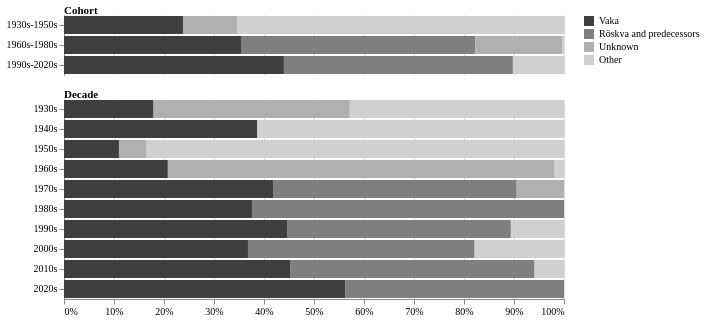

Notebook cell for this chart:
### Markdown cell above
### **Temporal Changes in Student Association Representation**

### Code cell
def make_stacked_chart(agg, group_col, group_order, header_label, show_x_axis=True, show_legend=True):

    # Create the main stacked bar chart
    bars = alt.Chart(agg).mark_bar(size=18).encode(
        # Set y-axis to group column with specified order, no title
        y=alt.Y(f"{group_col}:N", sort=group_order, title=None),
        # Set x-axis to proportions with normalized stacking
        x=alt.X(
            "prop:Q",
            stack="normalize",
            title=None,
            # Show percentage format if x-axis is visible, otherwise hide all axis elements
            axis=alt.Axis(format="%") if show_x_axis else alt.Axis(labels=False, ticks=False, domain=False)
        ),
        # Color bars by student association with custom color scheme
        color=alt.Color(
            "student_association:N",
            sort=assn_order,
            scale=alt.Scale(domain=assn_order, range=colors),
            # Show legend only if specified
            legend=alt.Legend(title=None) if show_legend else None
        ),
        # Order bars by association order in ascending sequence
        order=alt.Order("assn_order:Q", sort="ascending")
    ).properties(width=500)

    # Create header label data for the chart
    header_df = pd.DataFrame({
        group_col: [group_order[0]],  # Use first group for positioning
        "x0": [0],                    # Position at x=0
        "label": [header_label]       # Header text to display
    })

    # Create header text element with custom styling
    header = alt.Chart(header_df).mark_text(
        align="left",        # Left-align text
        baseline="bottom",   # Align to bottom baseline
        dy=-9,              # Offset text upward by 9 pixels
        fontWeight="bold",   # Make text bold
        fontSize=11         # Set font size
    ).encode(
        y=f"{group_col}:N",  # Position on y-axis
        x="x0:Q",           # Position on x-axis
        text="label:N"      # Text content to display
    )

    # Combine header and bars into single chart
    return header + bars


# Create aggregated data for cohort and decade groupings
agg_cohort = make_agg(leaders, "cohort", cohort_order)
agg_decade = make_agg(leaders, "student_year_decade", decade_order)

# Create cohort chart (no x-axis, with legend)
cohort_chart = make_stacked_chart(
    agg_cohort,
    group_col="cohort",
    group_order=cohort_order,
    header_label="Cohort",
    show_x_axis=False,  # Hide x-axis for top chart
    show_legend=True    # Show legend on top chart
)

# Create decade chart (with x-axis, no legend)
decade_chart = make_stacked_chart(
    agg_decade,
    group_col="student_year_decade",
    group_order=decade_order,
    header_label="Decade",
    show_x_axis=True,   # Show x-axis for bottom chart
    show_legend=False   # Hide legend on bottom chart
)

# Combine charts vertically with custom styling
chart = alt.vconcat(
    cohort_chart,
    decade_chart,
    spacing=14          # Add spacing between charts
).configure_view(
    stroke=None         # Remove chart border
).configure_axis(
    labelFont="Times New Roman",  # Set axis label font
    titleFont="Times New Roman"   # Set axis title font
).configure_text(
    font="Times New Roman"        # Set text font
).configure_legend(
    labelFont="Times New Roman",  # Set legend label font
    titleFont="Times New Roman"   # Set legend title font
)

# Display the final chart
chart

# Uncomment to save chart as high-resolution PNG
# chart.save("association_stacked_bar.png", scale_factor=3)

### Figure 1 — Vega-Lite specification as saved in the notebook (floating-point values rounded to 4 significant figures)
{"config": {"view": {"continuousWidth": 300, "continuousHeight": 300, "stroke": null}, "axis": {"labelFont": "Times New Roman", "titleFont": "Times New Roman"}, "legend": {"labelFont": "Times New Roman", "titleFont": "Times New Roman"}, "text": {"font": "Times New Roman"}}, "vconcat": [{"layer": [{"data": {"name": "data-89fce65729e21047723533555517d2cb"}, "mark": {"type": "text", "align": "left", "baseline": "bottom", "dy": -9, "fontSize": 11, "fontWeight": "bold"}, "encoding": {"text": {"field": "label", "type": "nominal"}, "x": {"field": "x0", "type": "quantitative"}, "y": {"field": "cohort", "type": "nominal"}}}, {"data": {"name": "data-8484530b8a447e2b7b0502ef4fba97c1"}, "mark": {"type": "bar", "size": 18}, "encoding": {"color": {"field": "student_association", "legend": {"title": null}, "scale": {"domain": ["Vaka", "Röskva and predecessors", "Unknown", "Other"], "range": ["#3f3f3f", "#7f7f7f", "#b0b0b0", "#d0d0d0"]}, "sort": ["Vaka", "Röskva and predecessors", "Unknown", "Other"], "type": "nominal"}, "order": {"field": "assn_order", "sort": "ascending", "type": "quantitative"}, "x": {"axis": {"domain": false, "labels": false, "ticks": false}, "field": "prop", "stack": "normalize", "title": null, "type": "quantitative"}, "y": {"field": "cohort", "sort": ["1930s-1950s", "1960s-1980s", "1990s-2020s"], "title": null, "type": "nominal"}}}], "width": 500}, {"layer": [{"data": {"name": "data-ad1fad202b84ad7557767d258d957fc9"}, "mark": {"type": "text", "align": "left", "baseline": "bottom", "dy": -9, "fontSize": 11, "fontWeight": "bold"}, "encoding": {"text": {"field": "label", "type": "nominal"}, "x": {"field": "x0", "type": "quantitative"}, "y": {"field": "student_year_decade", "type": "nominal"}}}, {"data": {"name": "data-a7e435a40ec199ea77b628fd44e26992"}, "mark": {"type": "bar", "size": 18}, "encoding": {"color": {"field": "student_association", "legend": null, "scale": {"domain": ["Vaka", "Röskva and predecessors", "Unknown", "Other"], "range": ["#3f3f3f", "#7f7f7f", "#b0b0b0", "#d0d0d0"]}, "sort": ["Vaka", "Röskva and predecessors", "Unknown", "Other"], "type": "nominal"}, "order": {"field": "assn_order", "sort": "ascending", "type": "quantitative"}, "x": {"axis": {"format": "%"}, "field": "prop", "stack": "normalize", "title": null, "type": "quantitative"}, "y": {"field": "student_year_decade", "sort": ["1930s", "1940s", "1950s", "1960s", "1970s", "1980s", "1990s", "2000s", "2010s", "2020s"], "title": null, "type": "nominal"}}}], "width": 500}], "spacing": 14, "$schema": "https://vega.github.io/schema/vega-lite/v5.20.1.json", "datasets": {"data-89fce65729e21047723533555517d2cb": [{"cohort": "1930s-1950s", "x0": 0, "label": "Cohort"}], "data-8484530b8a447e2b7b0502ef4fba97c1": [{"cohort": "1930s-1950s", "student_association": "Other", "count": 162, "prop": 0.6532, "assn_order": 4}, {"cohort": "1930s-1950s", "student_association": "Unknown", "count": 27, "prop": 0.1089, "assn_order": 3}, {"cohort": "1930s-1950s", "student_association": "Vaka", "count": 59, "prop": 0.2379, "assn_order": 1}, {"cohort": "1960s-1980s", "student_association": "Other", "count": 1, "prop": 0.003623, "assn_order": 4}, {"cohort": "1960s-1980s", "student_association": "Röskva and predecessors", "count": 129, "prop": 0.4674, "assn_order": 2}, {"cohort": "1960s-1980s", "student_association": "Unknown", "count": 48, "prop": 0.1739, "assn_order": 3}, {"cohort": "1960s-1980s", "student_association": "Vaka", "count": 98, "prop": 0.3551, "assn_order": 1}, {"cohort": "1990s-2020s", "student_association": "Other", "count": 34, "prop": 0.1024, "assn_order": 4}, {"cohort": "1990s-2020s", "student_association": "Röskva and predecessors", "count": 152, "prop": 0.4578, "assn_order": 2}, {"cohort": "1990s-2020s", "student_association": "Vaka", "count": 146, "prop": 0.4398, "assn_order": 1}], "data-ad1fad202b84ad7557767d258d957fc9": [{"student_year_decade": "1930s", "x0": 0, "label": "Decade"}], "data-a7e435a40ec199ea77b628fd44e26992": [{"student_year_decade": "1930s", "student_association": "Other", "count": 24, "prop": 0.4286, "assn_order": 4}, {"student_year_decade": "1930s", "student_association": "Unknown", "count": 22, "prop": 0.3929, "assn_order": 3}, {"student_year_decade": "1930s", "student_association": "Vaka", "count": 10, "prop": 0.1786, "assn_order": 1}, {"student_year_decade": "1940s", "student_association": "Other", "count": 62, "prop": 0.6139, "assn_order": 4}, {"student_year_decade": "1940s", "student_association": "Vaka", "count": 39, "prop": 0.3861, "assn_order": 1}, {"student_year_decade": "1950s", "student_association": "Other", "count": 76, "prop": 0.8352, "assn_order": 4}, {"student_year_decade": "1950s", "student_association": "Unknown", "count": 5, "prop": 0.05495, "assn_order": 3}, {"student_year_decade": "1950s", "student_association": "Vaka", "count": 10, "prop": 0.1099, "assn_order": 1}, {"student_year_decade": "1960s", "student_association": "Other", "count": 1, "prop": 0.01887, "assn_order": 4}, {"student_year_decade": "1960s", "student_association": "Unknown", "count": 41, "prop": 0.7736, "assn_order": 3}, {"student_year_decade": "1960s", "student_association": "Vaka", "count": 11, "prop": 0.2075, "assn_order": 1}, {"student_year_decade": "1970s", "student_association": "Röskva and predecessors", "count": 36, "prop": 0.4865, "assn_order": 2}, {"student_year_decade": "1970s", "student_association": "Unknown", "count": 7, "prop": 0.09459, "assn_order": 3}, {"student_year_decade": "1970s", "student_association": "Vaka", "count": 31, "prop": 0.4189, "assn_order": 1}, {"student_year_decade": "1980s", "student_association": "Röskva and predecessors", "count": 93, "prop": 0.6242, "assn_order": 2}, {"student_year_decade": "1980s", "student_association": "Vaka", "count": 56, "prop": 0.3758, "assn_order": 1}, {"student_year_decade": "1990s", "student_association": "Other", "count": 10, "prop": 0.1064, "assn_order": 4}, {"student_year_decade": "1990s", "student_association": "Röskva and predecessors", "count": 42, "prop": 0.4468, "assn_order": 2}, {"student_year_decade": "1990s", "student_association": "Vaka", "count": 42, "prop": 0.4468, "assn_order": 1}, {"student_year_decade": "2000s", "student_association": "Other", "count": 19, "prop": 0.1792, "assn_order": 4}, {"student_year_decade": "2000s", "student_association": "Röskva and predecessors", "count": 48, "prop": 0.4528, "assn_order": 2}, {"student_year_decade": "2000s", "student_association": "Vaka", "count": 39, "prop": 0.3679, "assn_order": 1}, {"student_year_decade": "2010s", "student_association": "Other", "count": 5, "prop": 0.05952, "assn_order": 4}, {"student_year_decade": "2010s", "student_association": "Röskva and predecessors", "count": 41, "prop": 0.4881, "assn_order": 2}, {"student_year_decade": "2010s", "student_association": "Vaka", "count": 38, "prop": 0.4524, "assn_order": 1}, {"student_year_decade": "2020s", "student_association": "Röskva and predecessors", "count": 21, "prop": 0.4375, "assn_order": 2}, {"student_year_decade": "2020s", "student_association": "Vaka", "count": 27, "prop": 0.5625, "assn_order": 1}]}}
